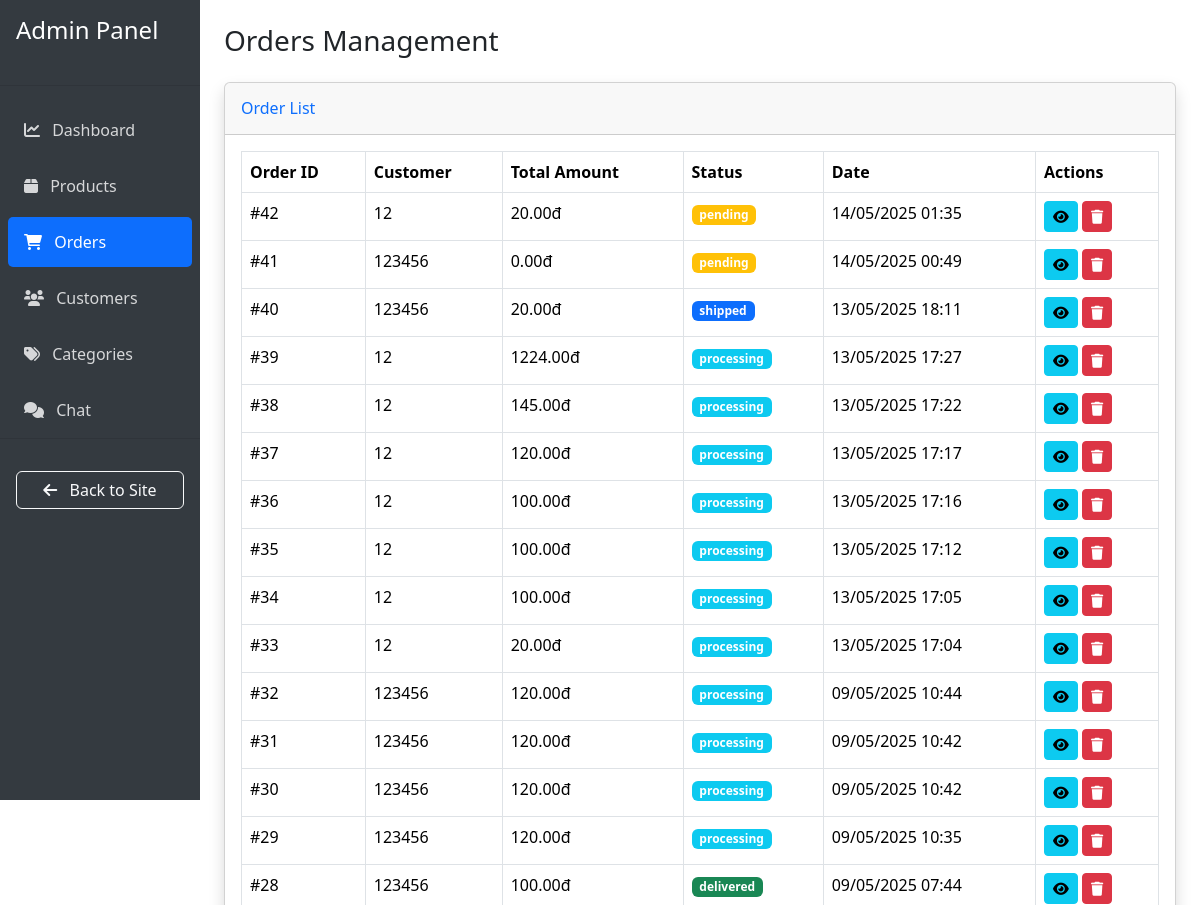
/admin-orders/ (signed in, upper part), run on an earlier commit of the app's database.
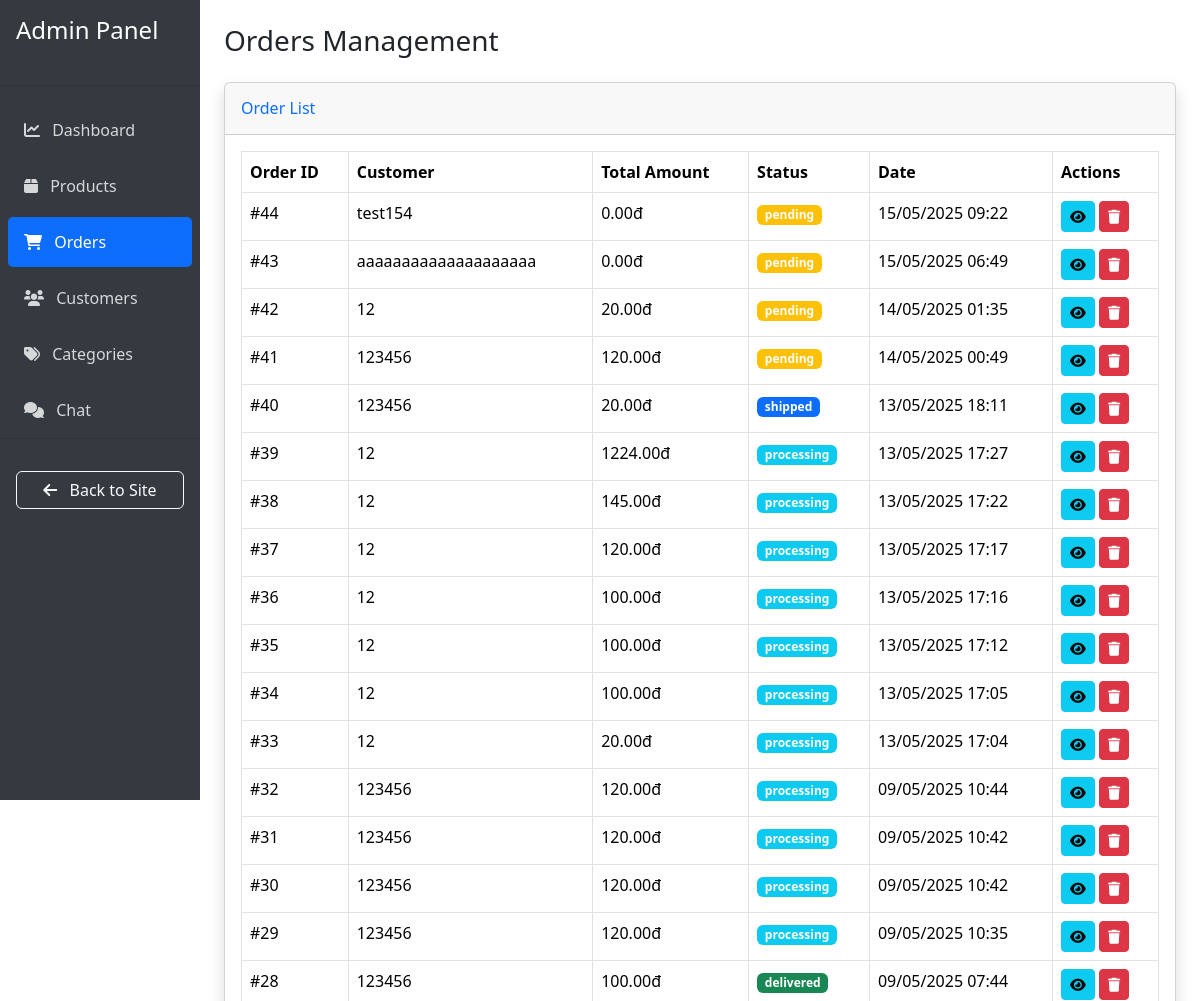
And on a later commit of the database.
### hoadeptrai/models.py (models this page shows, shortened)
class Order(models.Model):
    customer = models.ForeignKey(Customer, on_delete=models.CASCADE)
    order_date = models.DateTimeField(auto_now_add=True)
    status = models.CharField(max_length=20, choices=[
        ('pending', 'Pending'),
        ('processing', 'Processing'),
        ('paid', 'Paid'),
        ('shipped', 'Shipped'),
        ('delivered', 'Delivered'),
        ('cancelled', 'Cancelled')
    ], default='pending')
    payment_method = models.CharField(max_length=20, choices=[
        ('cod', 'Cash on Delivery'),
        ('zalopay', 'ZaloPay')
    ], null=True, blank=True)
    payment_status = models.CharField(max_length=20, choices=[
        ('pending', 'Pending'),
        ('completed', 'Completed'),
        ('failed', 'Failed')
    ], default='pending')
    shipping_address = models.TextField()
    total_amount = models.DecimalField(max_digits=10, decimal_places=2)
    zalopay_trans_id = models.CharField(max_length=100, null=True, blank=True)
    promotion = models.ForeignKey('Promotion', on_delete=models.SET_NULL, null=True, blank=True)
    complete = models.BooleanField(default=False)  # Add this field

class Customer(AbstractUser):
    phone_number = models.CharField(max_length=20, blank=True)
    address = models.CharField(max_length=255, blank=True)
    ROLES = (
        ('customer', 'Customer'),
        ('seller', 'Seller'),
        ('admin', 'Admin')
    )
    role = models.CharField(max_length=10, choices=ROLES)
    loyalty_points = models.IntegerField(default=0)
    groups = models.ManyToManyField(Group, related_name="custom_customer_groups", blank=True)
    user_permissions = models.ManyToManyField(Permission, related_name="custom_customer_permissions", blank=True)

### hoadeptrai/views.py (the view, shortened to what this page needs)
# urls.py: path('admin-orders/', views.admin_orders, name='admin_orders'),
@staff_member_required
def admin_orders(request):
    orders = Order.objects.all().order_by('-order_date')
    return render(request, 'admin/orders.html', {'orders': orders})

### hoadeptrai/templates/admin/orders.html (shortened to what this page needs)
{% extends 'admin/base_admin.html' %}
{% block content %}
<div class="container-fluid">
    <div class="d-flex justify-content-between align-items-center mb-4">
        <h1 class="h3 mb-0 text-gray-800">Orders Management</h1>
    </div>
    <div class="card shadow mb-4">
        <div class="card-header py-3">
            <h6 class="m-0 font-weight-bold text-primary">Order List</h6>
        </div>
        <div class="card-body">
            <div class="table-responsive">
                <table class="table table-bordered">
                    <thead>
                        <tr>
                            <th>Order ID</th>
                            <th>Customer</th>
                            <th>Total Amount</th>
                            <th>Status</th>
                            <th>Date</th>
                            <th>Actions</th>
                        </tr>
                    </thead>
                    <tbody>
                        {% for order in orders %}
                        <tr>
                            <td>#{{ order.id }}</td>
                            <td>{{ order.customer.username }}</td>
                            <td>{{ order.total_amount }}đ</td>
                            <td>
                                <span class="badge {% if order.status == 'pending' %}bg-warning
                                                 {% elif order.status == 'processing' %}bg-info
                                                 {% elif order.status == 'shipped' %}bg-primary
                                                 {% elif order.status == 'delivered' %}bg-success
                                                 {% else %}bg-danger{% endif %}">
                                    {{ order.status }}
                                </span>
                            </td>
                            <td>{{ order.order_date|date:"d/m/Y H:i" }}</td>
                            <td>
                                <button class="btn btn-sm btn-info view-order" data-bs-toggle="modal" data-bs-target="#orderDetailModal" data-order-id="{{ order.id }}">
                                    <i class="fas fa-eye"></i>
                                </button>
                                <button class="btn btn-sm btn-danger delete-order" data-bs-toggle="modal" data-bs-target="#deleteOrderModal" data-order-id="{{ order.id }}" data-order-number="#{{ order.id }}">
                                    <i class="fas fa-trash"></i>
                                </button>
                            </td>
                        </tr>
                        {% endfor %}
                    </tbody>
                </table>
            </div>
        </div>
    </div>
</div>
{% endblock %}

What changed in the data, as far as the page shows it:
added Order: id "44", customer.username "test154", total_amount "0.00", status "pending", order_date "15/05/2025 09:22"
added Order: id "43", customer.username "aaaaaaaaaaaaaaaaaaaa", total_amount "0.00", status "pending", order_date "15/05/2025 06:49"
changed Order id 41: total_amount "0.00" → "120.00"
